Frame 1 (no input): blank canvas, image omitted
Frame 60 (no input): blank canvas, image omitted
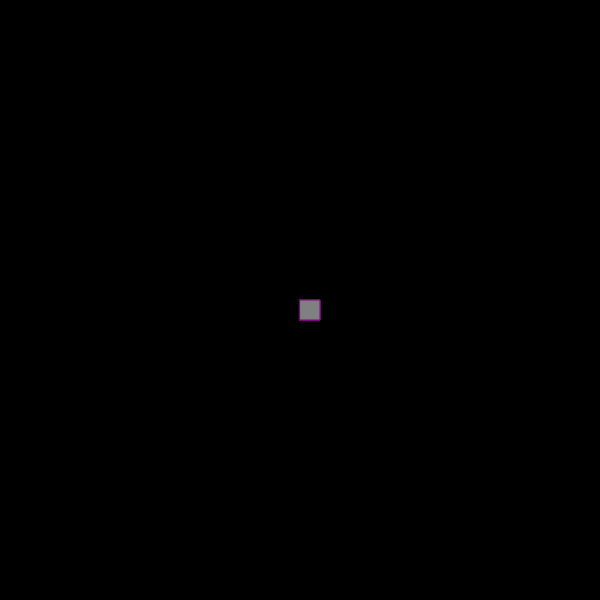
Frame 120 (the mouse pressed at the canvas centre since frame 60)

The p5.js sketch whose frames 1 and 60 were blank and that drew this single picture after the mouse press (run headless with seeded random() and noise() and a simulated clock; from frame 60 on, the mouse is pressed at the canvas centre):

// p5.js sketch
// ── sketch.js
function setup() {
  createCanvas(600, 600);
  background("black");
}

function draw() {
  
  stroke('purple')
  fill("gray");
 
  if(mouseIsPressed){
     rect(mouseX,mouseY,20,20);
  }
  
}
